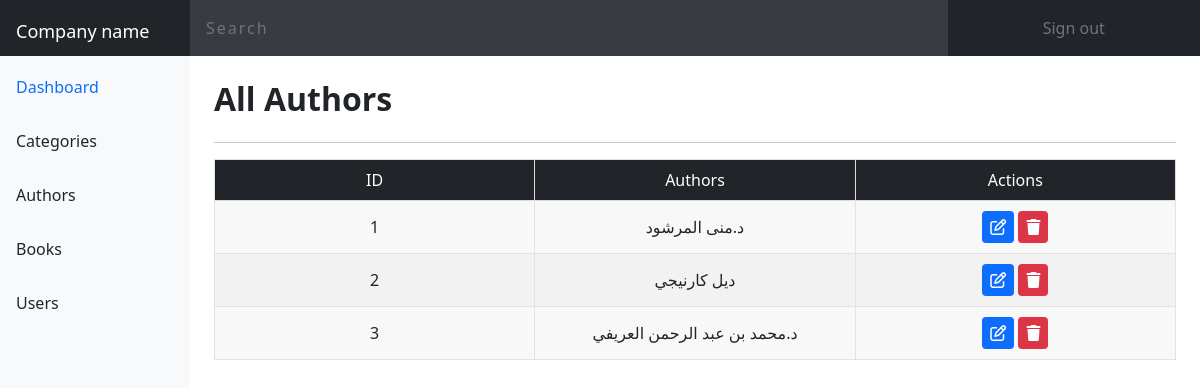
The app's page /admin/authors.php (signed in) with its own data.
### tables this page shows
CREATE TABLE `books` (
  `id` int(11) NOT NULL,
  `name` varchar(200) NOT NULL,
  `image` varchar(200) NOT NULL,
  `price` varchar(7) NOT NULL,
  `serial` varchar(200) NOT NULL,
  `ShortDescription` varchar(200) NOT NULL,
  `FullDescription` text NOT NULL,
  `author` varchar(200) NOT NULL,
  `category` varchar(200) NOT NULL
);

### admin/authors.php (the view, shortened to what this page needs)
<?php
include "header.php";
?>
<div class="tab-3 p-4">
  <div class="box d-flex justify-content-between align-items-center position-relative">
    <h2 class="fw-600">All Authors</h2>
  </div>
  <hr />
  <div class="box d-flex justify-content-between align-items-center position-relative">
    <table class="w-100">
      <thead>
        <tr class="text-white bg-dark">
          <td class="w-25">ID</td>
          <td class="w-25">Authors</td>
          <td class="w-25">Actions</td>
        </tr>
      </thead>
      <tbody>
        <?php
        $sql = "SELECT * FROM books";
        $result = mysqli_query($conn, $sql);
        while ($row = mysqli_fetch_assoc($result)) {
        ?>
        <tr class="lh-base">
          <td data-label="ID"><?php echo $row['id'] ?></td>
          <td data-label="Author"><?php echo $row['author'] ?></td>
          <td data-label="Actions">
            <a href="editauthor.php?edit=<?php echo $row['id'] ?>" class="">
              <i class="icon-ed fa-regular fa-pen-to-square text-white bg-primary p-2 rounded-1"></i>
            </a>
            <a onclick="return confirm('Are you sure?!');" href="?del=<?php echo $row['id'] ?>" class="">
              <i class="icon-del fa-solid fa-trash text-white bg-danger p-2 rounded-1"></i>
            </a>
          </td>
        </tr>
        <?php } ?>
      </tbody>
    </table>
  </div>
</div>
</div>
</div>
<?php include "footer.php" ?>

### css/style.css (style rules this page uses)
* { -webkit-box-sizing: border-box; -moz-box-sizing: border-box; box-sizing: border-box; }
:root { --main-color: #0d6efd; --main-padding-top: 60px; --main-padding-bottom: 60px; }
html { scroll-behavior: smooth; }
body { background-color: #fff; }
.fw-600 { font-weight: 600; }
.dashboard table tr td { border: 1px solid rgba(226, 226, 226, 0.9725490196); }
.dashboard table tbody tr:nth-child(even) { background-color: rgb(242, 242, 242); }
.dashboard table tbody td a { color: transparent; text-decoration: none; }
.dashboard table tr td { padding: 10px; }
.dashboard .box a { border-color: #212529 !important; }
.dashboard table { border: 1px solid #ccc; border-collapse: collapse; margin: 0; padding: 0; width: 100%; table-layout: fixed; }
.dashboard table tr { background-color: #f8f8f8; border: 1px solid #ddd; padding: 0.35em; }
.dashboard table th, .dashboard table td { padding: 0.625em; text-align: center; }
body { line-height: 1.25; }

### records on screen
books: id "1", author "د.منى المرشود"
books: id "2", author "ديل كارنيجي"
books: id "3", author "د.محمد بن عبد الرحمن العريفي"
